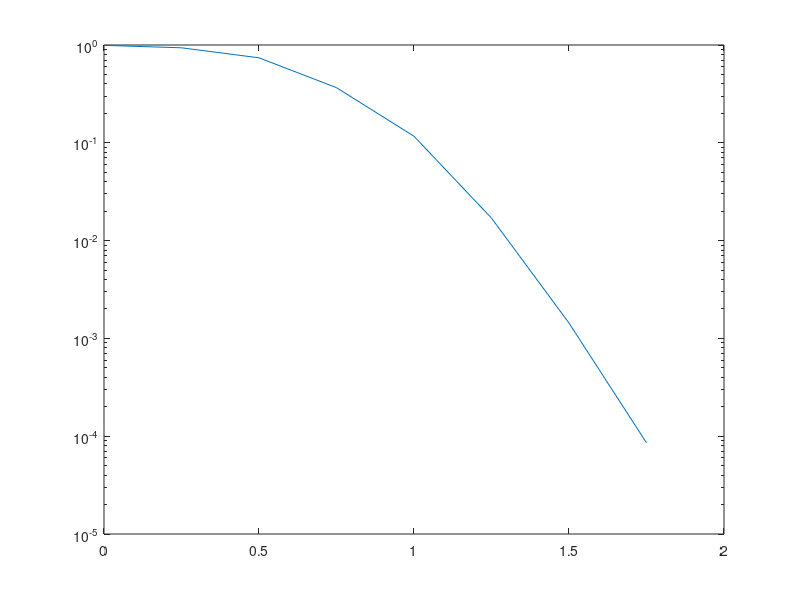

MATLAB code to generate this figure: (Note: this script raises an error after producing the figure.)

% 线型	描述	表示的线条
% "-"	实线	
% 
% "--"	虚线	
% 
% ":"	点线	
% 
% "-."	点划线	
% 
% 标记	描述	生成的标记
% "o"	圆圈	
% 
% "+"	加号	
% 
% "*"	星号	
% 
% "."	点	
% 
% "x"	叉号	
% 
% "_"	水平线条	
% 
% "|"	垂直线条	
% 
% "square"	方形	
% 
% "diamond"	菱形	
% 
% "^"	上三角	
% 
% "v"	下三角	
% 
% ">"	右三角	
% 
% "<"	左三角	
% 
% "pentagram"	五角形	
% 
% "hexagram"	六角形	



% 颜色名称	短名称	RGB 三元组	外观
% "red"	"r"	[1 0 0]	
% Sample of the color red
% 
% "green"	"g"	[0 1 0]	
% Sample of the color green
% 
% "blue"	"b"	[0 0 1]	
% Sample of the color blue
% 
% "cyan"	"c"	[0 1 1]	
% Sample of the color cyan
% 
% "magenta"	"m"	[1 0 1]	
% Sample of the color magenta
% 
% "yellow"	"y"	[1 1 0]	
% Sample of the color yellow
% 
% "black"	"k"	[0 0 0]	
% Sample of the color black
% 
% "white"	"w"	[1 1 1]	
% Sample of the color white




clear;%清楚workspace的变量，防止同名变量干扰
clc;%清楚workspace的命令显示。

width = 7;%设置图宽，这个不用改
height = 7*0.75;%设置图高，这个不用改
fontsize = 18;%设置图中字体大小
linewidth = 2;%设置线宽，一般大小为2，好看些。1是默认大小
markersize = 6;%标记的大小，按照个人喜好设置。


%下面是数据

%第0组数据,没有额外比特
LDPC5GNoExtraBer  = [
0.000000 0.1600611772
0.250000 0.1306803995
0.500000 0.0865661982
0.750000 0.0389888584
1.000000 0.0115016044
1.250000 0.0015711885
1.500000 0.0001291701
1.750000 0.0000063439
];

LDPC5GNoExtraFer = [
0.000000 0.9920634921
0.250000 0.9363295880
0.500000 0.7396449704
0.750000 0.3663003663
1.000000 0.1166861144
1.250000 0.0169877349
1.500000 0.0014351897
1.750000 0.0000855838
];



%第一组数据，第一列是Eb/N0或SNR, 第二列是BER，第三列是WER，下同。
LDPC5GFreeRideExtra1BitExtraBerFer = [...
0.000000  0.0277023658  0.0277023658
0.250000  0.0096264921  0.0096264921
0.500000  0.0023673570  0.0023673570
1.000000  0.0000250000  0.0000250000
];

 
%The following results correspond to Setup_of_BPSK_AWGN0.txt
LDPC5GFreeRideExtra1BitPayloadBerFer = [...
0.000000 0.1695081791  0.9956230262
0.250000 0.1361787138  0.9467558722
0.500000 0.0902647746  0.7433074818
1.000000 0.0111053406  0.1133065000
1.500000 0.0001254078  0.0014485000
2.000000 0.0000002755  0.0000090000
];

%第二组数据
%The results correspond to .\Set_up\Setup_of_BlockCodeCRC_BPSK_AWGN0.txt
LDPC5GFreeRideExtra2BitExtraBerFer = [...
0.000000  0.0473476854  0.0703531729
0.250000  0.0179997841  0.0269861831
0.500000  0.0039655110  0.0060634724
0.750000  0.0006277281  0.0009383081
];

LDPC5GFreeRideExtra2BitPayloadBerFer = [...
0.000000 0.1838549728  0.9952159842
0.250000 0.1418919170  0.9472420121
0.500000 0.0914873711  0.7425752780
0.750000 0.0412932836  0.3859083010
];

%第三组数据
LDPC5GFreeRideExtra4BitExtraBerFer = [...
0.000000  0.0835652443  0.1546072975
0.250000  0.0362813370  0.0696378830
0.500000  0.0097517411  0.0180420741
0.750000  0.0017736432  0.0032189532
];

LDPC5GFreeRideExtra4BitPayloadBerFer = [...
0.000000 0.2104775433  0.9959802103
0.250000 0.1559486711  0.9443593315
0.500000 0.0955580601  0.7428463176
0.750000 0.0423233868  0.3876038112
];


%第4组数据
LDPC5GFreeRideExtra6BitExtraBerFer = [...
0.000000  0.1498462130  0.2883506344
0.250000  0.0699818347  0.1362397820
0.500000  0.0209448138  0.0405383493
0.750000  0.0035813468  0.0068739861
];

LDPC5GFreeRideExtra6BitPayloadBerFer = [...
0.000000 0.2551212274  0.9959630911
0.250000 0.1794964805  0.9467302452
0.500000 0.1042264185  0.7495540782
0.750000 0.0433801151  0.3847851192
];

%第5组数据
LDPC5GFreeRideExtra10BitExtraBerFer = [...
0.000000  0.2763392857  0.5580357143
0.250000  0.1552850737  0.3203074952
0.500000  0.0580246914  0.1143118427
];

LDPC5GFreeRideExtra10BitPayloadBerFer = [...
0.000000 0.3453578404  0.9966517857
0.250000 0.2440819854  0.9500320307
0.500000 0.1308471698  0.7445130316
];


%%========================================================================================
%    开始画图
%%========================================================================================

h = figure(1);
% fig(h, 'units','inches','width',width, 'height', height, 'font','Times New Roman','fontsize',fontsize);%这是用于裁剪figure的。需要把fig.m文件放在一个文件夹中

% ColorSet = [...
%          0         0    1.0000
%          0    0.5000         0
%     1.0000         0         0
%          0    0.7500    0.7500
%     0.7500         0    0.7500
%     0.7500    0.7500         0
%    0.2500    0.2500     0.2500
% ];%颜色集合，这是默认的八种颜色，颜色的数量可以更改
% set(gcf, 'DefaultAxesColorOrder', ColorSet);%设置循环使用的颜色集合

%------------------------------ 0: No Extra ---------------------------
% %纵坐标对数域，如果不需要对数改为plot
% P00 = semilogy(LDPC5GNoExtraBer(:,1), LDPC5GNoExtraBer(:,2)); 
% P00.LineStyle = "--";
% P00.LineWidth=2;
% P00.Color = "b";
% P00.Marker = "pentagram";
% %P00.MarkerEdgeColor="auto"; %标记轮廓颜色，指定为 "auto"、RGB 三元组、十六进制颜色代码、颜色名称或短名称。默认值 "auto" 使用与 Color 属性相同的颜色。
% %P00.MarkerFaceColor="auto"; %标记填充颜色，指定为 "auto"、RGB 三元组、十六进制颜色代码、颜色名称或短名称。"auto" 选项使用与父坐标区的 Color 属性相同的颜色。如果您指定 "auto"，并且坐标区图框不可见，则标记填充颜色为图窗的颜色。
% P00.MarkerSize=8;
% hold on;

%-------------------------------  0: No Extra -------------------------
P01 = semilogy(LDPC5GNoExtraFer(:,1), LDPC5GNoExtraFer(:,2)); 
P01.LineStyle = "--";
P01.LineWidth=3;
P01.Color = "k";
P01.Marker = "*";
P01.MarkerSize=15;
hold on;


%-------------------------------1 Payload -------------------------
P12 = semilogy(LDPC5GFreeRideExtra1BitPayloadBerFer(:,1), LDPC5GFreeRideExtra1BitPayloadBerFer(:,3)); 
P12.LineStyle = "--";
P12.LineWidth=3;
P12.Color = "r";
P12.Marker = "o";
P12.MarkerSize=18;
hold on;


%-------------------------------2 Payload -------------------------
P22 = semilogy(LDPC5GFreeRideExtra2BitPayloadBerFer(:,1), LDPC5GFreeRideExtra2BitPayloadBerFer(:,3)); 
P22.LineStyle = "--";
P22.LineWidth=3;
P22.Color = "g";
P22.Marker = "diamond";
P22.MarkerSize=15;
hold on;




%-------------------------------4 Payload -------------------------
P42 = semilogy(LDPC5GFreeRideExtra4BitPayloadBerFer(:,1), LDPC5GFreeRideExtra4BitPayloadBerFer(:,3)); 
P42.LineStyle = "--";
P42.LineWidth=3;
P42.Color = "m";
P42.Marker = "v";
P42.MarkerSize=15;
hold on;



%-------------------------------6 Payload -------------------------
P62 = semilogy(LDPC5GFreeRideExtra6BitPayloadBerFer(:,1), LDPC5GFreeRideExtra6BitPayloadBerFer(:,3)); 
P62.LineStyle = "--";
P62.LineWidth=3;
P62.Color = "#0072BD";
P62.Marker = "^";
P62.MarkerSize=15;
hold on;


%-------------------------------10 Payload -------------------------
P102 = semilogy(LDPC5GFreeRideExtra10BitPayloadBerFer(:,1), LDPC5GFreeRideExtra10BitPayloadBerFer(:,3)); 
P102.LineStyle = "--";
P102.LineWidth=3;
P102.Color = "#7E2F8E";
P102.Marker = "square";
P102.MarkerSize=15;
hold on;

%---------------------------------------------------------
hold on;
grid on; 
set(gca,'XMinorGrid','off'); % 关闭X轴的次网格
set(gca,'XGrid','off','LineWidth',0.01); % 关闭X轴的网格


%---------------------------------------------------------
h_legend = legend('Payload data,without extra data', ...
                  'Payload data, ${\ell}$=1', ...
                  'Payload data, ${\ell}$=2', ...
                  'Payload data, ${\ell}$=4',...
                  'Payload data, ${\ell}$=6',...
                  'Payload data, ${\ell}$=10'...
                  );  %图例，与上面的曲线先后对应
set(h_legend,'FontName','Times New Roman','FontSize',22,'FontWeight','normal','Location','SouthWest');
set(h_legend,'Interpreter','latex');


xlabel('SNR(dB)','FontName','Times New Roman','FontSize',28,'FontWeight','normal','Color','k','Interpreter','latex');%横坐标标号
ylabel('WER','FontName','Times New Roman','FontSize',28,'FontWeight','normal','Color','k','Interpreter','latex');%纵坐标标号

% gca表示对axes的设置；  gcf表示对figure的设置
set(gca,'XMinorGrid','off'); % 关闭X轴的次网格
set(gca,'XGrid','off','LineWidth',0.01); % 关闭X轴的网格


set(gca,'gridlinestyle','--','Gridalpha',0.2,'LineWidth',0.01,'Layer','bottom');
set(gcf,'color','white');  % 设置背景是白色的 原先是灰色的 论文里面不好看
%set(get(gca,'Children'),'linewidth',linewidth);   %设置图中线宽
set(gca, 'XTick', 0:0.5:11);  % 设置x坐标轴的刻度
%set(gca, 'YTick',(0:2:32))   % 设置y坐标轴的刻度
set(gca,'linewidth',1);       % 设置坐标轴粗细
set(gca, 'FontSize',36,'FontName','Times New Roman')      % 设置坐标轴的数字大小，包括xlabel/ylabel文字大小.
% set(get(gca,'Children'), 'markersize', markersize);  %设置标记大小
% set(get(gca,'Children'), 'MarkerEdgeColor','b', 'MarkerFaceColor','b');% 设置标记颜色,统一颜色。
axis([0 2.5 1e-6 1]);         % 横纵坐标范围
% set(gca,'position',[0.1, 0.1, 0.8, 0.8] );
% set(gcf,'unit','normalized','position',[0.5,0.5,1.1,1.1]);%figture位置，最下角，宽高

print(figure(1), '-depsc', '/home/jack/文档/中山大学/SemanticFreeRide/Figures/WER_payload.eps');%保存为eps格式的图片color
exportgraphics(figure(1),'/home/jack/文档/中山大学/SemanticFreeRide/Figures/WER_payload.pdf','ContentType','vector')
% saveas(figure(1), '/home/jack/公共的/MATLAB/ComLetter20230303/WER1.pdf','pdf');

 
 

